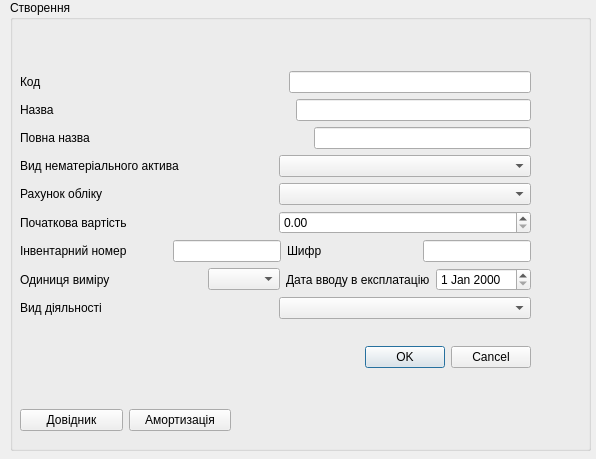
<?xml version="1.0" encoding="UTF-8"?>
<ui version="4.0">
 <class>NoneMaterialActives</class>
 <widget class="QDialog" name="NoneMaterialActives">
  <property name="geometry">
   <rect>
    <x>0</x>
    <y>0</y>
    <width>596</width>
    <height>459</height>
   </rect>
  </property>
  <property name="windowTitle">
   <string>Нематеріальні активи \ основні засоби</string>
  </property>
  <widget class="QGroupBox" name="groupBox">
   <property name="geometry">
    <rect>
     <x>10</x>
     <y>0</y>
     <width>581</width>
     <height>451</height>
    </rect>
   </property>
   <property name="styleSheet">
    <string notr="true"/>
   </property>
   <property name="title">
    <string>Створення</string>
   </property>
   <widget class="QWidget" name="layoutWidget">
    <property name="geometry">
     <rect>
      <x>10</x>
      <y>50</y>
      <width>511</width>
      <height>341</height>
     </rect>
    </property>
    <layout class="QVBoxLayout" name="verticalLayout_5">
     <item>
      <layout class="QVBoxLayout" name="verticalLayout_4">
       <item>
        <layout class="QVBoxLayout" name="verticalLayout_2">
         <item>
          <layout class="QVBoxLayout" name="verticalLayout">
           <item>
            <layout class="QHBoxLayout" name="horizontalLayout">
             <item>
              <widget class="QLabel" name="label">
               <property name="text">
                <string>Код</string>
               </property>
              </widget>
             </item>
             <item>
              <spacer name="horizontalSpacer">
               <property name="orientation">
                <enum>Qt::Horizontal</enum>
               </property>
               <property name="sizeHint" stdset="0">
                <size>
                 <width>40</width>
                 <height>20</height>
                </size>
               </property>
              </spacer>
             </item>
             <item>
              <widget class="QLineEdit" name="lineEdit_kod">
               <property name="styleSheet">
                <string notr="true"/>
               </property>
              </widget>
             </item>
            </layout>
           </item>
           <item>
            <layout class="QHBoxLayout" name="horizontalLayout_2">
             <item>
              <widget class="QLabel" name="label_2">
               <property name="text">
                <string>Назва</string>
               </property>
              </widget>
             </item>
             <item>
              <spacer name="horizontalSpacer_2">
               <property name="orientation">
                <enum>Qt::Horizontal</enum>
               </property>
               <property name="sizeHint" stdset="0">
                <size>
                 <width>40</width>
                 <height>20</height>
                </size>
               </property>
              </spacer>
             </item>
             <item>
              <widget class="QLineEdit" name="lineEdit_nazva"/>
             </item>
            </layout>
           </item>
           <item>
            <layout class="QHBoxLayout" name="horizontalLayout_3">
             <item>
              <widget class="QLabel" name="label_3">
               <property name="text">
                <string>Повна назва</string>
               </property>
              </widget>
             </item>
             <item>
              <spacer name="horizontalSpacer_3">
               <property name="orientation">
                <enum>Qt::Horizontal</enum>
               </property>
               <property name="sizeHint" stdset="0">
                <size>
                 <width>40</width>
                 <height>20</height>
                </size>
               </property>
              </spacer>
             </item>
             <item>
              <widget class="QLineEdit" name="lineEdit_povna_nazva"/>
             </item>
            </layout>
           </item>
          </layout>
         </item>
         <item>
          <layout class="QHBoxLayout" name="horizontalLayout_4">
           <item>
            <widget class="QLabel" name="label_4">
             <property name="text">
              <string>Вид нематеріального актива</string>
             </property>
            </widget>
           </item>
           <item>
            <widget class="QComboBox" name="comboBox_vid_aktiva"/>
           </item>
          </layout>
         </item>
        </layout>
       </item>
       <item>
        <layout class="QVBoxLayout" name="verticalLayout_3">
         <item>
          <layout class="QHBoxLayout" name="horizontalLayout_12">
           <item>
            <layout class="QHBoxLayout" name="horizontalLayout_5">
             <item>
              <widget class="QLabel" name="label_5">
               <property name="text">
                <string>Рахунок обліку</string>
               </property>
              </widget>
             </item>
             <item>
              <widget class="QComboBox" name="comboBox_rakhunok_obliku"/>
             </item>
            </layout>
           </item>
          </layout>
         </item>
         <item>
          <layout class="QHBoxLayout" name="horizontalLayout_6">
           <item>
            <widget class="QLabel" name="label_6">
             <property name="text">
              <string>Початкова вартість</string>
             </property>
            </widget>
           </item>
           <item>
            <widget class="QDoubleSpinBox" name="doubleSpinBox_pochatkova_vartist">
             <property name="maximum">
              <double>99999999.989999994635582</double>
             </property>
            </widget>
           </item>
          </layout>
         </item>
         <item>
          <layout class="QHBoxLayout" name="horizontalLayout_13">
           <item>
            <layout class="QHBoxLayout" name="horizontalLayout_7">
             <item>
              <widget class="QLabel" name="label_7">
               <property name="text">
                <string>Інвентарний номер</string>
               </property>
              </widget>
             </item>
             <item>
              <spacer name="horizontalSpacer_4">
               <property name="orientation">
                <enum>Qt::Horizontal</enum>
               </property>
               <property name="sizeHint" stdset="0">
                <size>
                 <width>40</width>
                 <height>20</height>
                </size>
               </property>
              </spacer>
             </item>
             <item>
              <widget class="QLineEdit" name="lineEdit_inventarnyy_nomer"/>
             </item>
            </layout>
           </item>
           <item>
            <layout class="QHBoxLayout" name="horizontalLayout_8">
             <item>
              <widget class="QLabel" name="label_8">
               <property name="text">
                <string>Шифр</string>
               </property>
              </widget>
             </item>
             <item>
              <spacer name="horizontalSpacer_5">
               <property name="orientation">
                <enum>Qt::Horizontal</enum>
               </property>
               <property name="sizeHint" stdset="0">
                <size>
                 <width>40</width>
                 <height>20</height>
                </size>
               </property>
              </spacer>
             </item>
             <item>
              <widget class="QLineEdit" name="lineEdit_shifr"/>
             </item>
            </layout>
           </item>
          </layout>
         </item>
         <item>
          <layout class="QHBoxLayout" name="horizontalLayout_14">
           <item>
            <layout class="QHBoxLayout" name="horizontalLayout_9">
             <item>
              <widget class="QLabel" name="label_9">
               <property name="text">
                <string>Одиниця виміру</string>
               </property>
              </widget>
             </item>
             <item>
              <spacer name="horizontalSpacer_6">
               <property name="orientation">
                <enum>Qt::Horizontal</enum>
               </property>
               <property name="sizeHint" stdset="0">
                <size>
                 <width>16</width>
                 <height>0</height>
                </size>
               </property>
              </spacer>
             </item>
             <item>
              <widget class="QComboBox" name="comboBox_odinitsya_vymiru"/>
             </item>
            </layout>
           </item>
           <item>
            <layout class="QHBoxLayout" name="horizontalLayout_10">
             <item>
              <widget class="QLabel" name="label_10">
               <property name="text">
                <string>Дата вводу в експлатацію</string>
               </property>
              </widget>
             </item>
             <item>
              <widget class="QDateEdit" name="dateEdit_data_vvodu"/>
             </item>
            </layout>
           </item>
          </layout>
         </item>
         <item>
          <layout class="QHBoxLayout" name="horizontalLayout_11">
           <item>
            <widget class="QLabel" name="label_11">
             <property name="text">
              <string>Вид діяльності</string>
             </property>
            </widget>
           </item>
           <item>
            <widget class="QComboBox" name="comboBox_vid_diyalnosti"/>
           </item>
          </layout>
         </item>
        </layout>
       </item>
      </layout>
     </item>
     <item>
      <widget class="QDialogButtonBox" name="buttonBox">
       <property name="orientation">
        <enum>Qt::Horizontal</enum>
       </property>
       <property name="standardButtons">
        <set>QDialogButtonBox::Cancel|QDialogButtonBox::Ok</set>
       </property>
      </widget>
     </item>
    </layout>
   </widget>
   <widget class="QWidget" name="">
    <property name="geometry">
     <rect>
      <x>10</x>
      <y>400</y>
      <width>211</width>
      <height>41</height>
     </rect>
    </property>
    <layout class="QHBoxLayout" name="horizontalLayout_15">
     <item>
      <layout class="QVBoxLayout" name="verticalLayout_6">
       <item>
        <widget class="QPushButton" name="pushButton">
         <property name="text">
          <string>Довідник</string>
         </property>
        </widget>
       </item>
      </layout>
     </item>
     <item>
      <widget class="QPushButton" name="pushButton_2">
       <property name="text">
        <string>Амортизація</string>
       </property>
      </widget>
     </item>
    </layout>
   </widget>
  </widget>
 </widget>
 <resources/>
 <connections>
  <connection>
   <sender>buttonBox</sender>
   <signal>accepted()</signal>
   <receiver>NoneMaterialActives</receiver>
   <slot>accept()</slot>
   <hints>
    <hint type="sourcelabel">
     <x>240</x>
     <y>499</y>
    </hint>
    <hint type="destinationlabel">
     <x>157</x>
     <y>274</y>
    </hint>
   </hints>
  </connection>
  <connection>
   <sender>buttonBox</sender>
   <signal>rejected()</signal>
   <receiver>NoneMaterialActives</receiver>
   <slot>reject()</slot>
   <hints>
    <hint type="sourcelabel">
     <x>308</x>
     <y>499</y>
    </hint>
    <hint type="destinationlabel">
     <x>286</x>
     <y>274</y>
    </hint>
   </hints>
  </connection>
 </connections>
</ui>
